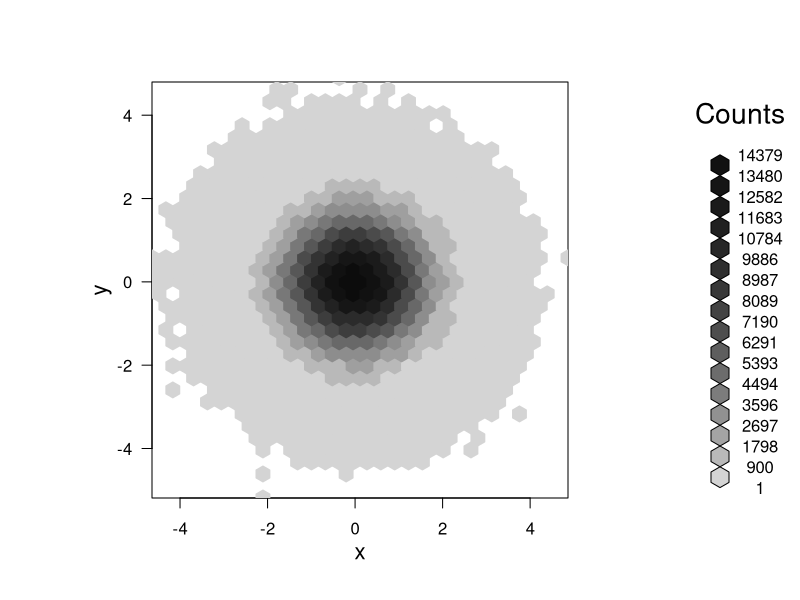
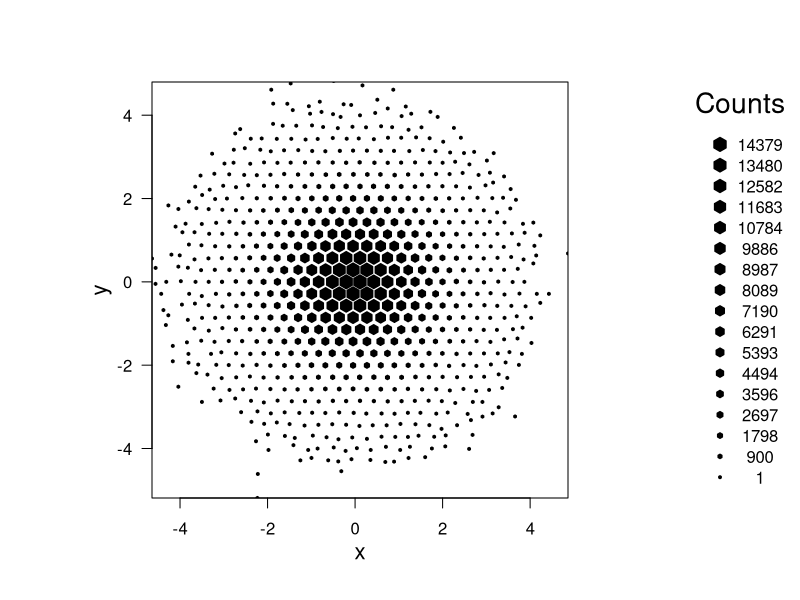
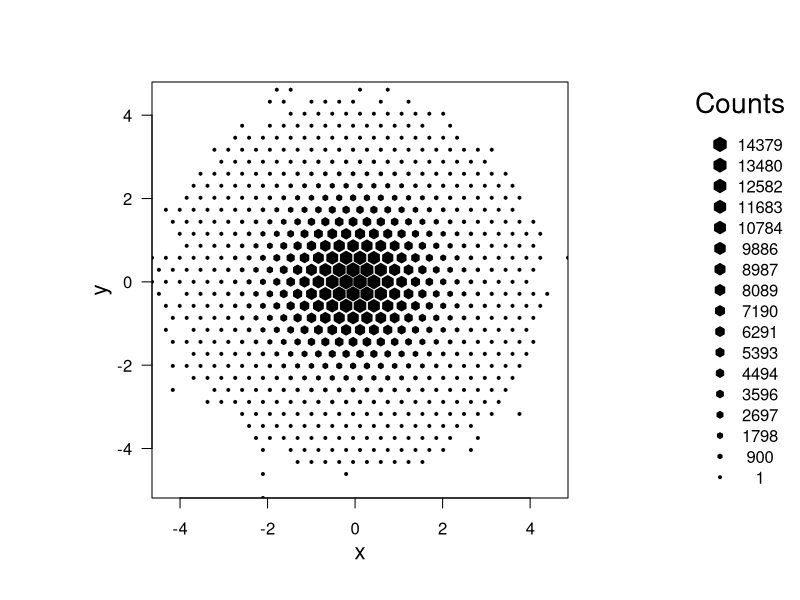
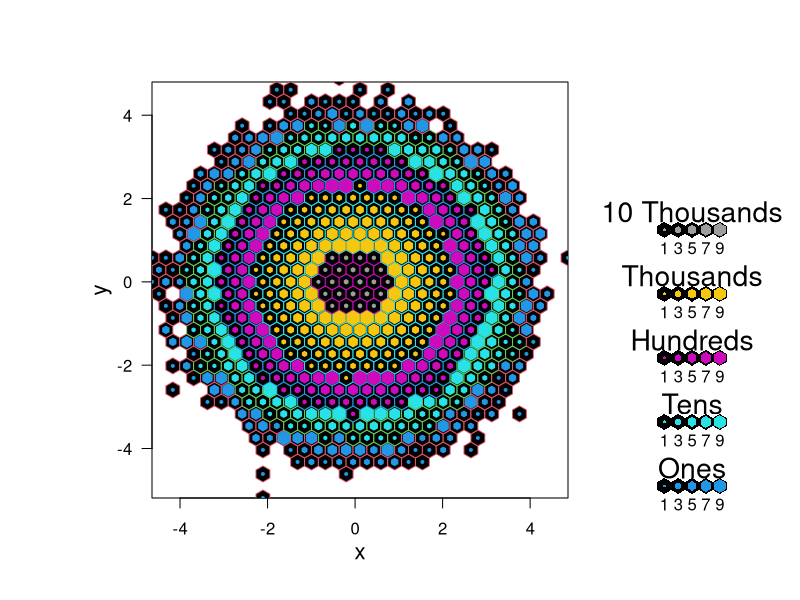
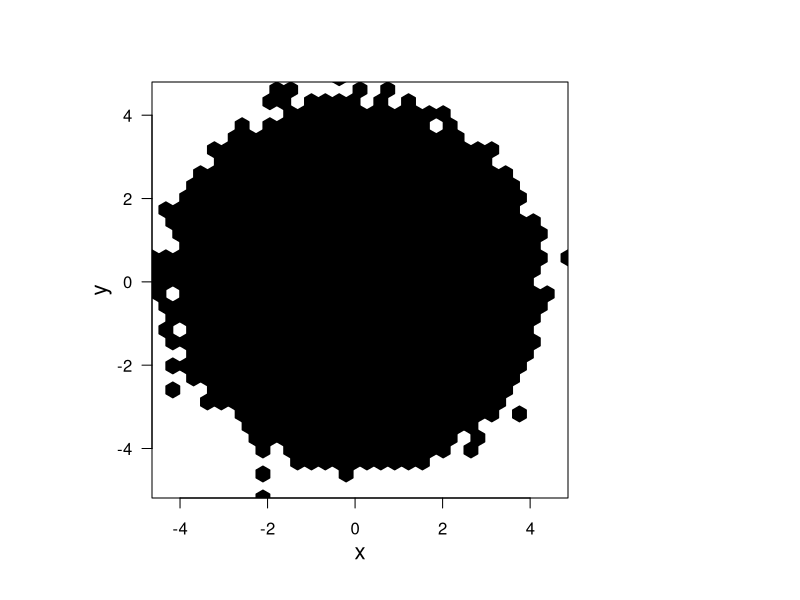
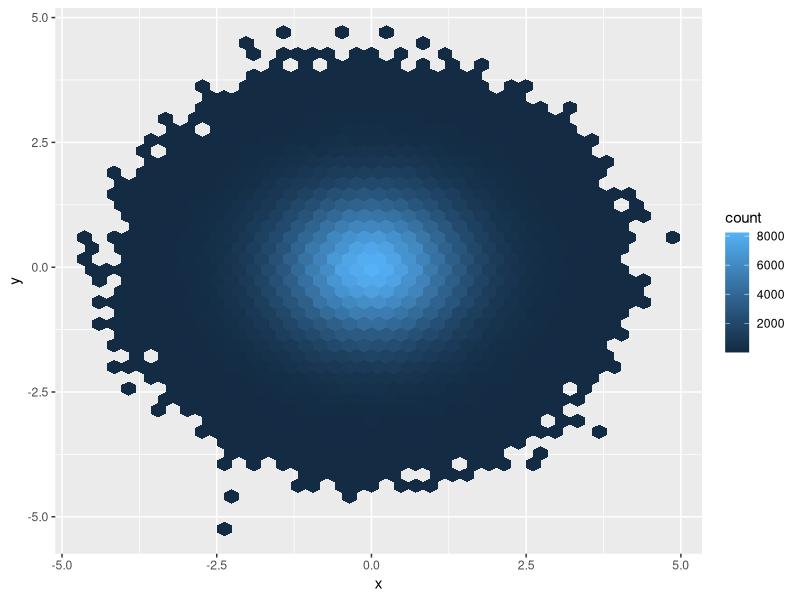

R code for these plots, in order:
# hexbin
#  
# reference:
#   https://cran.r-project.org/web/packages/hexbin/vignettes/hexagon_binning.pdf
# 
# Hexagon binning is a form of bivariate histogram useful for visualizing large data set.
# 
# the x-y plane over the set is tessellated by a regular grid of hexagons
# the number of points falling in each hexagon are counted and stored
# plot the hexagon using a color ramp or varying the radius of the hexagon prop to counts
#
# in terms of packing, hexagon is 13% more efficient for covering the plane than squares
# effective for displaying the structure of data set with n >= 1e6
#
library(hexbin)

#   an example
x    = rnorm(1000000)
y    = rnorm(1000000)
hbin = hexbin(x, y, xbins = 30) 
class(hbin)
plot(hbin)
gplot.hexbin(hbin, style = 'centroids')
gplot.hexbin(hbin, style = 'lattice')
gplot.hexbin(hbin, style = 'nested.lattice')
gplot.hexbin(hbin, style = 'constant.col', colramp = NULL)

#   more color option
?colorRamp

#   ggplot2
library(ggplot2)
df = data.frame(x = x, y = y)
ggplot(df) +
  geom_hex(aes(x = x, y = y), bins = 40)
